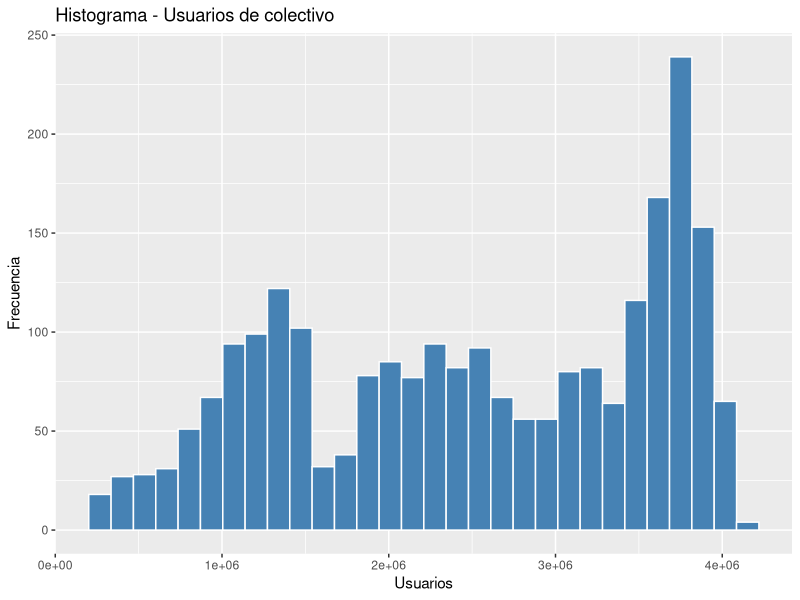
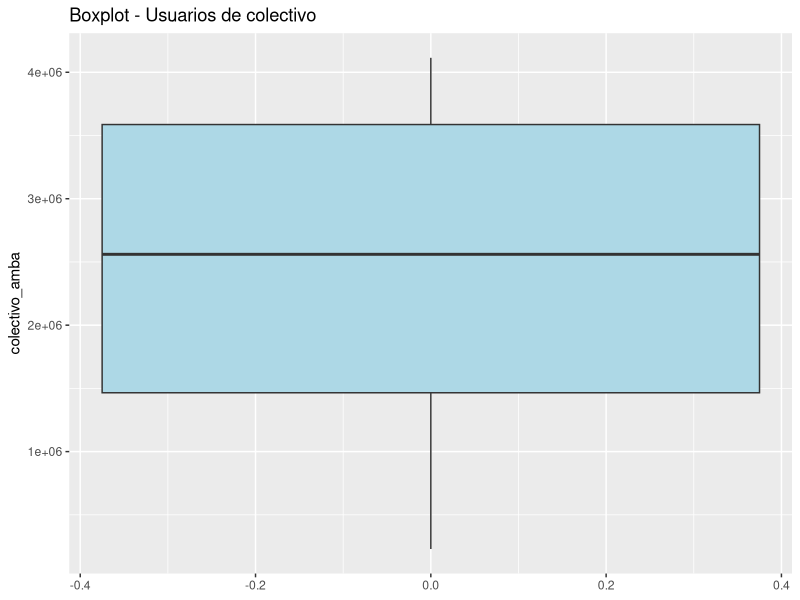
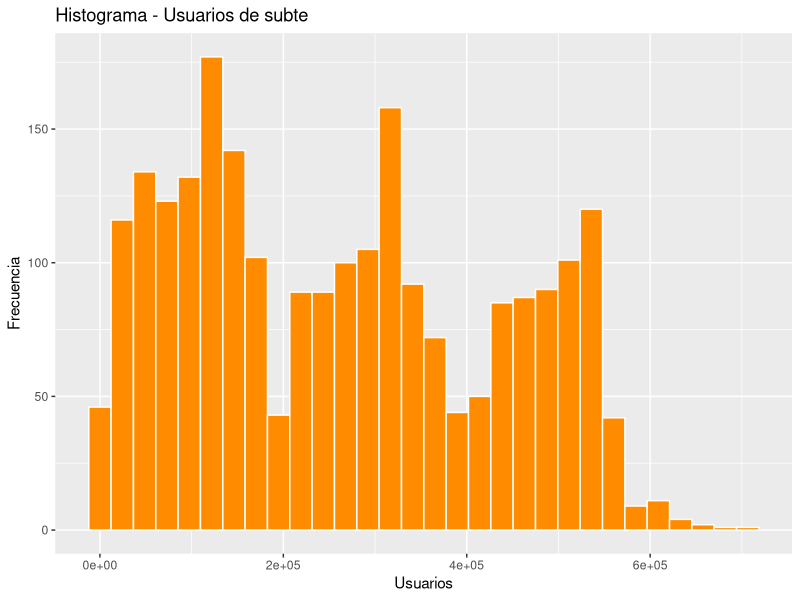
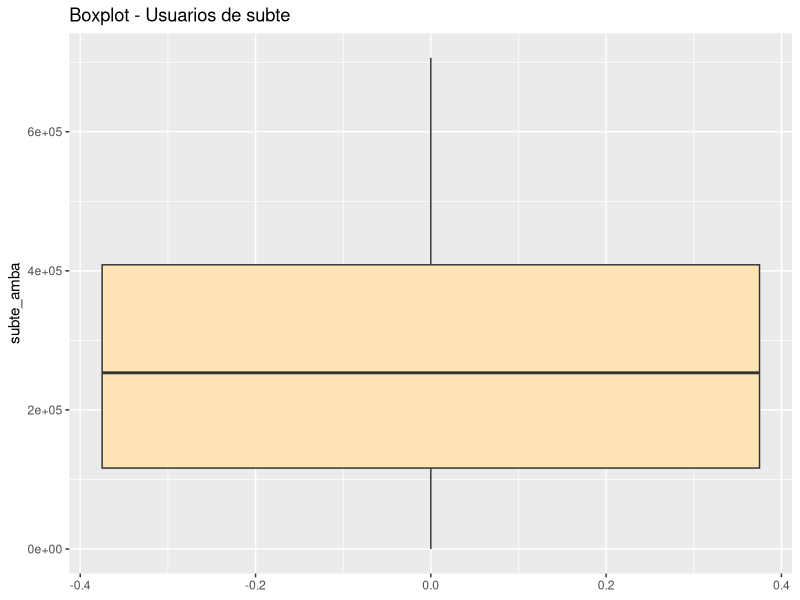
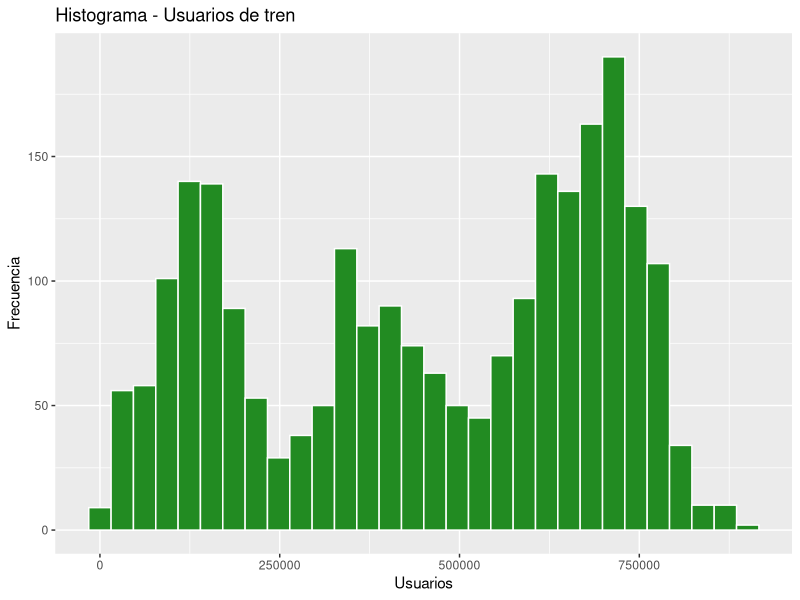
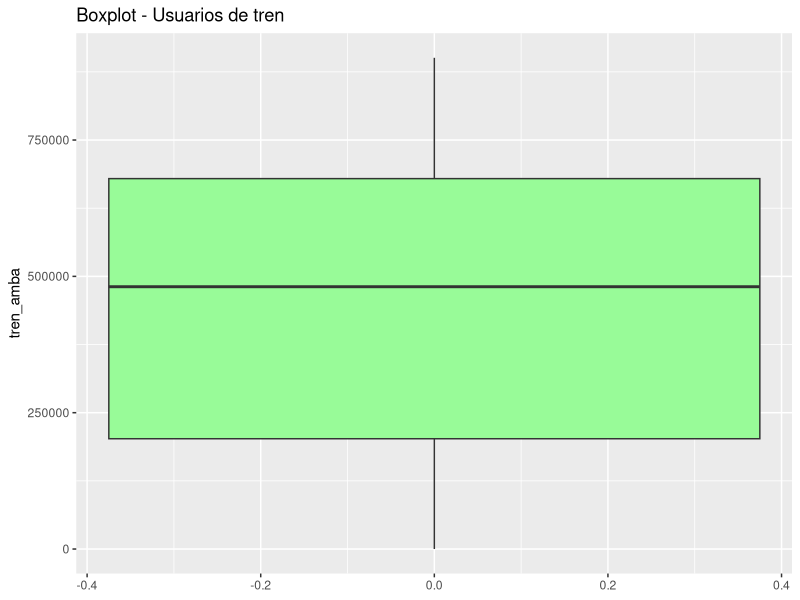

The R source for these figures, in order:
## ---- chunk 1
library(tidyverse)
## ---- chunk 2
datos <- read_csv("datos/dataset_sube.csv")
glimpse(datos)
summary(datos)
## ---- chunk 3
dias <- c("Lunes", "Martes", "Miércoles", "Jueves", "Viernes", "Sábado", "Domingo")
datos <- datos %>%
  mutate(dia_semana_lbl = factor(dias[dia_semana + 1], levels = dias))
## ---- chunk 4
datos %>% 
  summarise( 
    media_colectivo = mean(colectivo_amba, na.rm = TRUE), 
    mediana_colectivo = median(colectivo_amba, na.rm = TRUE), 
    media_subte = mean(subte_amba, na.rm = TRUE),
    mediana_subte = median(subte_amba, na.rm = TRUE), 
    media_tren = mean(tren_amba, na.rm = TRUE),
    mediana_tren = median(tren_amba, na.rm = TRUE) 
)
## ---- chunk 5
moda <- function(x) {
  ux <- unique(na.omit(x))
  ux[which.max(tabulate(match(x, ux)))]
}

moda(datos$colectivo_amba)
moda(datos$subte_amba)
moda(datos$tren_amba)

## ---- chunk 6
quantile(datos$colectivo_amba, probs = c(0.25, 0.5, 0.75), na.rm = TRUE)
quantile(datos$colectivo_amba, probs = seq(0, 1, 0.1), na.rm = TRUE)

quantile(datos$subte_amba, probs = c(0.25, 0.5, 0.75), na.rm = TRUE)
quantile(datos$subte_amba, probs = seq(0, 1, 0.1), na.rm = TRUE)

quantile(datos$tren_amba, probs = c(0.25, 0.5, 0.75), na.rm = TRUE)
quantile(datos$tren_amba, probs = seq(0, 1, 0.1), na.rm = TRUE)
## ---- chunk 7
ggplot(datos, aes(x = colectivo_amba)) +
  geom_histogram(bins = 30, fill = "steelblue", color = "white") +
  labs(title = "Histograma - Usuarios de colectivo", x = "Usuarios", y = "Frecuencia")

ggplot(datos, aes(y = colectivo_amba)) +
  geom_boxplot(fill = "lightblue") +
  labs(title = "Boxplot - Usuarios de colectivo")
## ---- chunk 8
ggplot(datos, aes(x = subte_amba)) +
  geom_histogram(bins = 30, fill = "darkorange", color = "white") +
  labs(title = "Histograma - Usuarios de subte", x = "Usuarios", y = "Frecuencia")

ggplot(datos, aes(y = subte_amba)) +
  geom_boxplot(fill = "moccasin") +
  labs(title = "Boxplot - Usuarios de subte")
## ---- chunk 9
ggplot(datos, aes(x = tren_amba)) +
  geom_histogram(bins = 30, fill = "forestgreen", color = "white") +
  labs(title = "Histograma - Usuarios de tren", x = "Usuarios", y = "Frecuencia")

ggplot(datos, aes(y = tren_amba)) +
  geom_boxplot(fill = "palegreen") +
  labs(title = "Boxplot - Usuarios de tren")
## ---- chunk 10
rango <- max(datos$colectivo_amba, na.rm = TRUE) - min(datos$colectivo_amba, na.rm = TRUE)
amplitud <- rango / 10
amplitud
## ---- chunk 11
datos %>%
  mutate(intervalo = cut(colectivo_amba, breaks = 10)) %>%
  count(intervalo) %>%
  mutate(
    frec_relativa = n / sum(n),
    frec_porcentual = round(frec_relativa * 100, 2),
    frec_acumulada = cumsum(n)
  )
## ---- chunk 12
datos %>%
  mutate(intervalo = cut(subte_amba, breaks = 10)) %>%
  count(intervalo) %>%
  mutate(
    frec_relativa = n / sum(n),
    frec_porcentual = round(frec_relativa * 100, 2),
    frec_acumulada = cumsum(n)
  )
## ---- chunk 13
datos %>%
  mutate(intervalo = cut(tren_amba, breaks = 10)) %>%
  count(intervalo) %>%
  mutate(
    frec_relativa = n / sum(n),
    frec_porcentual = round(frec_relativa * 100, 2),
    frec_acumulada = cumsum(n)
  )
